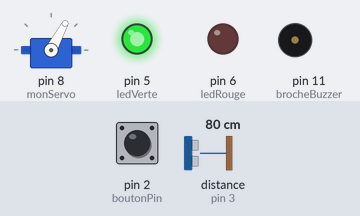
Recording of a sketch running on a simulated Arduino Uno, built with avr-gcc and run on an emulated ATmega328P. Shown: servo, output pins drawn as LEDs (lit = HIGH), buzzer (waves = sounding, pin HIGH). Wiring (inferred from the names in the program): ultrasonic range finder: trigger pin 4; echo pin 3. The test bench sets the inputs (shaded band); at power-on: distance to the obstacle (sensor on pin 3) 80 cm, pin 2 (boutonPin) HIGH. The echo pulse lasts 58.3 µs per cm; pins used as bus, display or sensor lines are not drawn; what the sketch prints to the serial monitor is not drawn.

Above: at 1.2 s.
1.3 s: distance to the obstacle (sensor on pin 3) set to 2 cm
At 1.68 s:
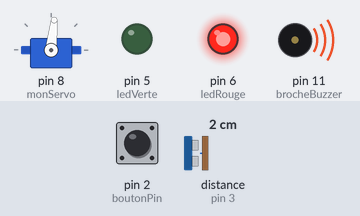
4.3 s: pin 2 (boutonPin) pulled LOW for 0.15 s
At 4.77 s:
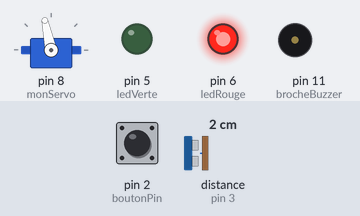
7.3 s: distance to the obstacle (sensor on pin 3) set to 120 cm
At 8.19 s:
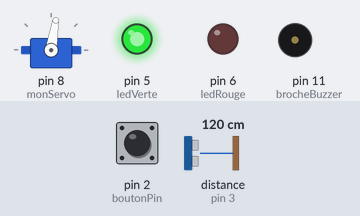
10.3 s: distance to the obstacle (sensor on pin 3) set to 4 cm
At 10.96 s:
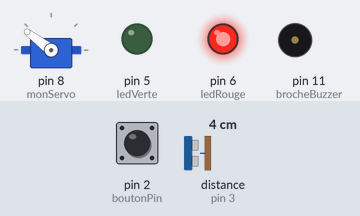
13.3 s: pin 2 (boutonPin) pulled LOW for 1 s
At 13.77 s:
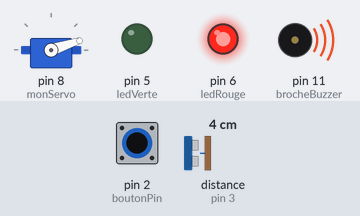
16.3 s: pin 2 (boutonPin) pulled LOW for 0.15 s
At 20.23 s:
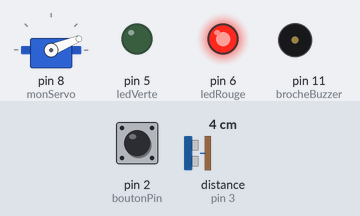
Timing chart, 0 to 20.4 s (numbered marks = the images above; inputs shaded):
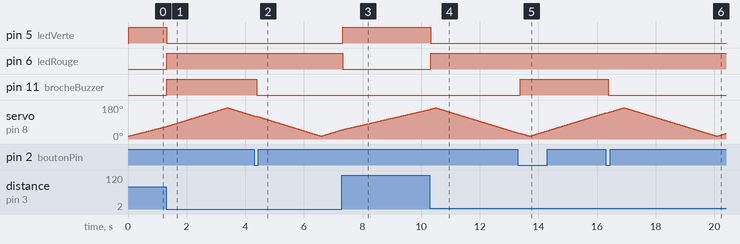

The sketch:

arduino_firmware.ino
```cpp
#include <Servo.h>

const int trigPin = 4;
const int echoPin = 3;
const int ledVerte = 5;
const int ledRouge = 6;
const int brocheBuzzer = 11;
const int boutonPin = 2; // Nouvelle broche pour le bouton

long duree;
int distance;
Servo monServo;

// VARIABLES POUR LE BOUTON
bool buzzerAutorise = true;   // État de l'interrupteur logiciel
bool dernierEtatBouton = HIGH; // Pour détecter l'appui

void setup() {
  pinMode(trigPin, OUTPUT);
  pinMode(echoPin, INPUT);
  pinMode(ledVerte, OUTPUT);
  pinMode(ledRouge, OUTPUT);
  pinMode(brocheBuzzer, OUTPUT);

  // Utilisation de la résistance interne (évite un fil 5V vers le bouton)
  pinMode(boutonPin, INPUT_PULLUP);

  Serial.begin(9600);
  monServo.attach(8);
}

void loop() {
  // Balayage aller de 15 à 165
  for (int i = 15; i <= 165; i++) {
    faireUnCycle(i);
  }
  // Balayage retour de 165 à 15
  for (int i = 165; i > 15; i--) {
    faireUnCycle(i);
  }
}

// Fonction regroupant les étapes pour raccourcir la boucle loop
void faireUnCycle(int angleActuel) {
  monServo.write(angleActuel);

  // VÉRIFICATION DU BOUTON (Silence Tactique)
  bool etatBouton = digitalRead(boutonPin);
  if (etatBouton == LOW && dernierEtatBouton == HIGH) {
    buzzerAutorise = !buzzerAutorise; // On inverse l'état (ON <-> OFF)
    delay(50); // Petit délai anti-rebond
  }
  dernierEtatBouton = etatBouton;

  delay(20);
  distance = calculerDistance();
  gererAlertes(distance);

  // Envoi des données au Mac (Processing)
  Serial.print(angleActuel);
  Serial.print(",");
  Serial.print(distance);
  Serial.print(".");
}

int calculerDistance() {
  digitalWrite(trigPin, LOW);
  delayMicroseconds(2);
  digitalWrite(trigPin, HIGH);
  delayMicroseconds(10);
  digitalWrite(trigPin, LOW);
  duree = pulseIn(echoPin, HIGH, 30000); // Timeout pour ne pas bloquer si pas d'écho
  return duree * 0.034 / 2;
}

void gererAlertes(int dist) {
  if (dist > 0 && dist < 40) {
    digitalWrite(ledVerte, LOW);
    digitalWrite(ledRouge, HIGH);

    // On ne fait sonner que si le bouton n'a pas coupé le son
    if (buzzerAutorise) {
      digitalWrite(brocheBuzzer, HIGH);
    } else {
      digitalWrite(brocheBuzzer, LOW);
    }
  } else {
    digitalWrite(ledVerte, HIGH);
    digitalWrite(ledRouge, LOW);
    digitalWrite(brocheBuzzer, LOW);
  }
}
```

Measured:
- after the input at 1.3 s, pin 5 (ledVerte): HIGH → LOW at once; pin 6 (ledRouge), pin 11 (brocheBuzzer): LOW → HIGH at once
- after the input at 4.3 s, pin 11 (brocheBuzzer): HIGH → LOW after 0.09 s
- after the input at 7.3 s, pin 5 (ledVerte): LOW → HIGH at once; pin 6 (ledRouge): HIGH → LOW at once
- after the input at 10.3 s, pin 5 (ledVerte): HIGH → LOW at once; pin 6 (ledRouge): LOW → HIGH at once
- after the input at 13.3 s, pin 11 (brocheBuzzer): LOW → HIGH after 0.08 s
- after the input at 16.3 s, pin 11 (brocheBuzzer): HIGH → LOW after 0.08 s
